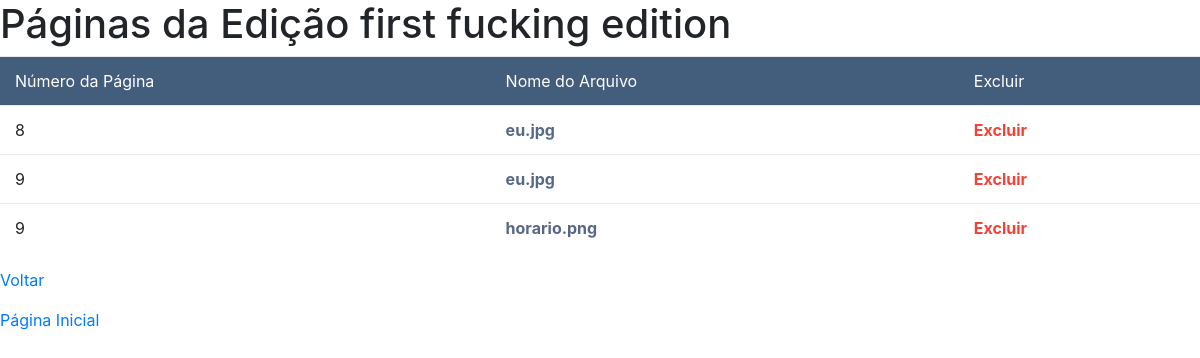
Page /imagens.php?idedicao=14&nomeedicao=first fucking edition&idjornal=1 on the committed database.
### tables this page shows
CREATE TABLE `pagina` (
  `id_pagina` int(11) NOT NULL,
  `numero_da_pagina` int(11) NOT NULL,
  `id_edicao` int(11) NOT NULL,
  `nome_imagem` varchar(50) NOT NULL
);

### imagens.php (the view, shortened to what this page needs)
<!DOCTYPE html>
<html lang="en">
<head>
    <link rel="stylesheet" href="style.css">
        <link rel="stylesheet" href="https://maxcdn.bootstrapcdn.com/bootstrap/4.0.0/css/bootstrap.min.css">
</head>
<body>
<?php
$host = "localhost";
$username = "pare";
$password = "paresisead";
$db = "pare";
$conn = mysqli_connect($host,$username,$password,$db) or die("Impossível Conectar");
$id_jornal = $_GET['idjornal'];
$nomeedicao = $_GET['nomeedicao'];
$idedicao = $_GET['idedicao'];
$selecionar_img = mysqli_query($conn, "SELECT * FROM pagina WHERE id_edicao = $idedicao");
echo "<h1>Páginas da Edição $nomeedicao</h1>";
echo "<table class='table'>
<tr class='table-title'>
<td>Número da Página</td>
<td>Nome do Arquivo</td>
<td>Excluir</td>
</tr>";
while($row_imagens = mysqli_fetch_assoc($selecionar_img))
{
    $nome_img = $row_imagens['nome_imagem'];
    $pagina_img = $row_imagens['numero_da_pagina'];
    $id_pagina = $row_imagens['id_pagina'];
    echo "<tr>
    <td>$pagina_img</td>
    <td><a href='http://localhost/_crud/foto/$nome_img'>$nome_img</a></td>
    <td><a class='delete' href='http://localhost/_crud/deleteimagem.php?idjornal=$id_jornal&id_pagina=$id_pagina&idedicao=$idedicao&nomeedicao=$nomeedicao'>Excluir</a></td>
    </tr>";
}
echo "</table>";
echo "<p><a href='http://localhost/_crud/edicao.php?id_jornal=$id_jornal'>Voltar</a>";
echo "<p>
<a href='http://localhost/_crud/index.php'>Página Inicial</a>
</p>";
?>
</body>
</html>

### style.css (style rules this page uses)
body { color: #566787; background: #f5f5f5; font-family: 'Varela Round', sans-serif; font-size: 13px; }
.table-title { padding-bottom: 15px; background: #435d7d; color: #fff; padding: 16px 30px; margin: -20px -25px 10px; border-radius: 3px 3px 0 0; }
table.table tr th, table.table tr td { border-color: #e9e9e9; padding: 12px 15px; vertical-align: middle; }
table.table td a { font-weight: bold; color: #566787; display: inline-block; text-decoration: none; outline: none !important; }
table.table td a.delete { color: #F44336; }

### rows in the picture
pagina: numero_da_pagina "8", nome_imagem "eu.jpg"
pagina: numero_da_pagina "9", nome_imagem "eu.jpg"
pagina: numero_da_pagina "9", nome_imagem "horario.png"

### other values in the picture
$nomeedicao "first fucking edition"
